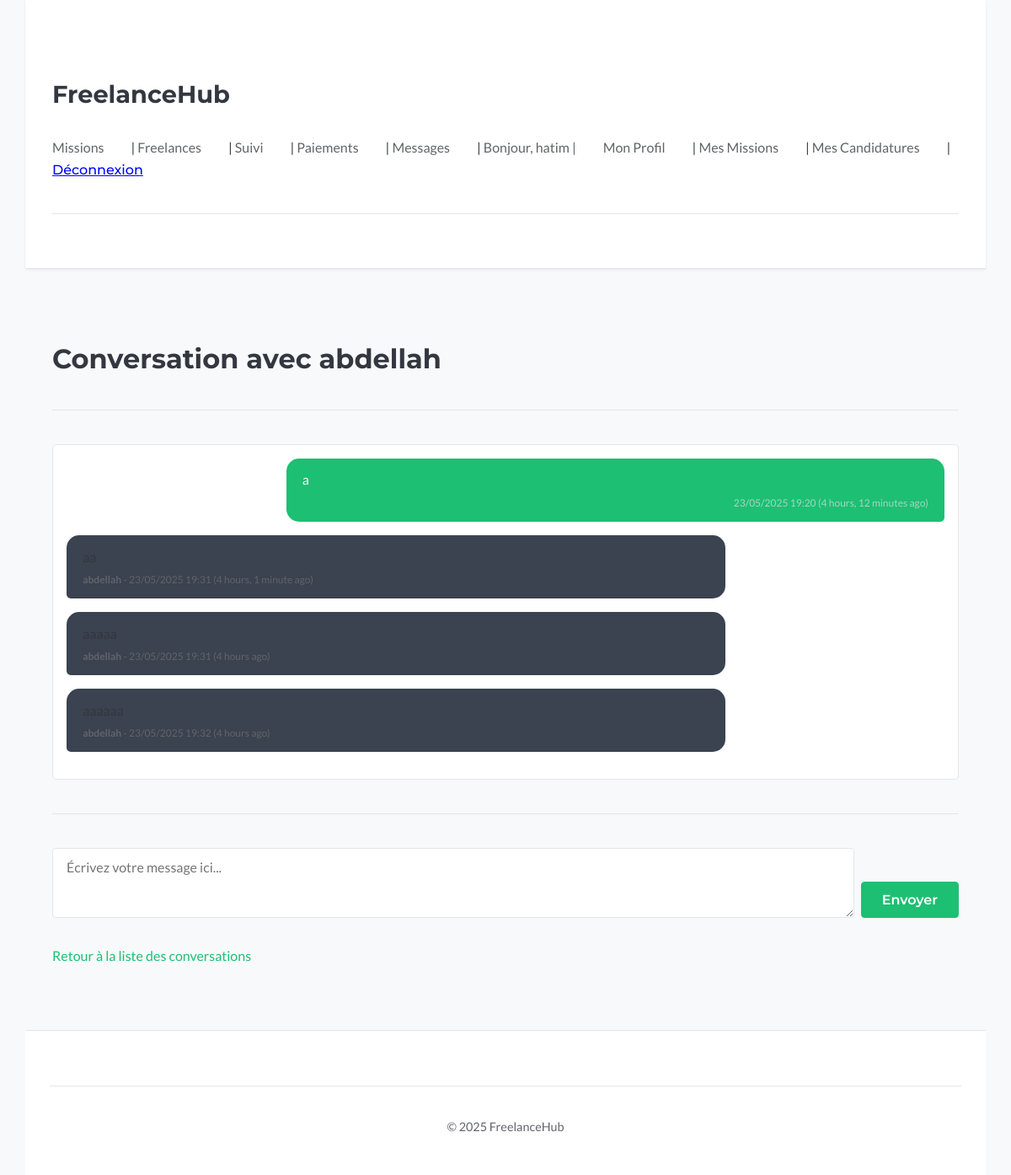
The page /messaging/conversation/8/ (signed in) on the database its author committed.
### messaging/models.py (models this page shows, shortened)
class Message(models.Model):
    conversation = models.ForeignKey(
        Conversation,
        on_delete=models.CASCADE, # Si la conversation est supprimée, les messages aussi
        related_name='messages',
        verbose_name="Conversation"
    )
    auteur = models.ForeignKey(
        settings.AUTH_USER_MODEL,
        on_delete=models.CASCADE, # Si l'auteur est supprimé, ses messages aussi (ou SET_NULL ?)
        related_name='messages_envoyes',
        verbose_name="Auteur"
    )
    contenu = models.TextField(verbose_name="Contenu du message")
    timestamp = models.DateTimeField(auto_now_add=True, verbose_name="Date et heure d'envoi")
    class Meta:
        verbose_name = "Message"
        verbose_name_plural = "Messages"
        ordering = ['timestamp'] # Ordonner les messages du plus ancien au plus récent dans une conversation

### messaging/views.py (the view)
# urls.py: path('conversation/<int:pk>/', views.conversation_detail_view, name='detail'),
@login_required
def conversation_detail_view(request, pk): # <--- VÉRIFIEZ L'ORTHOGRAPHE ET L'EXISTENCE DE CETTE FONCTION
    conversation = get_object_or_404(Conversation, pk=pk, participants=request.user)
    messages_list = conversation.messages.all().order_by('timestamp')
    if request.method == 'POST':
        form = MessageForm(request.POST)
        if form.is_valid():
            message = form.save(commit=False)
            message.conversation = conversation
            message.auteur = request.user
            message.save()
            conversation.date_derniere_activite = timezone.now()
            conversation.save(update_fields=['date_derniere_activite'])
            return redirect('messaging:detail', pk=conversation.pk)
    else: # GET
        form = MessageForm()
    context = {
        'conversation': conversation,
        'messages_list': messages_list,
        'form': form,
    }
    return render(request, 'messaging/conversation_detail.html', context)

### messaging/forms.py
class MessageForm(forms.ModelForm):
    class Meta:
        model = Message
        fields = ['contenu'] # Seulement le champ pour écrire le message
        widgets = {
            'contenu': forms.Textarea(attrs={
                'rows': 3,
                'placeholder': 'Écrivez votre message ici...',
                'class': 'message-input' # Classe CSS pour le style
            }),
        }
        labels = {
            'contenu': '', # Pas besoin de label visible explicite pour un chat
        }

### messaging/templates/messaging/conversation_detail.html (shortened to what this page needs)
{% extends "base.html" %}
{% load static %}
{% block content %}
  <h2>
    Conversation avec
    {% for participant in conversation.participants.all %}
        {% if participant != user %}
            {{ participant.username }}
        {% endif %}
    {% endfor %}
  </h2>
  <hr>
  <div class="message-container" id="message-container">
    {% for message in messages_list %}
      <div class="message {% if message.auteur == user %}sent{% else %}received{% endif %}">
        <p class="message-content">{{ message.contenu|linebreaksbr }}</p>
        <span class="message-meta">
          {% if message.auteur != user %}<strong>{{ message.auteur.username }}</strong> - {% endif %}
          {{ message.timestamp|date:"d/m/Y H:i" }} ({{ message.timestamp|timesince }} ago)
        </span>
      </div>
    {% empty %}
      <p>Aucun message dans cette conversation. Envoyez le premier !</p>
    {% endfor %}
  </div>
  <hr>
  <form method="post" class="send-message-form">
    {{ form.contenu }}
    <button type="submit" class="button">Envoyer</button>
  </form>
  <p style="margin-top: 2em;"><a href="{% url 'messaging:list' %}">Retour à la liste des conversations</a></p>
{% endblock %}

### templates/base.html (shortened to what this page needs)
{% load static %}
<!doctype html>
<html lang="fr">
<head>
    <link rel="stylesheet" href="{% static 'css/style.css' %}">
</head>
<body>
    <header>
        <h1><a href="{% url 'home' %}">FreelanceHub</a></h1>
        <nav>
            <a href="{% url 'missions:list' %}">Missions</a> |
            <a href="{% url 'users:freelance_search' %}">Freelances</a> |
            {% if user.is_authenticated %}
                <a href="{% url 'missions:tracking_dashboard' %}">Suivi</a> |
                <a href="{% url 'payments:dashboard' %}">Paiements</a> |
                <a href="{% url 'messaging:list' %}">Messages</a> |
                <span>Bonjour, {{ user.username }} | </span>
                <a href="{% url 'users:profile' %}">Mon Profil</a> |
                <a href="{% url 'missions:my_missions' %}">Mes Missions</a> |
                <a href="{% url 'missions:my_applications' %}">Mes Candidatures</a> |
                <form action="{% url 'users:logout' %}" method="post" style="display: inline;">
                    <button type="submit" style="background:none; border:none; padding:0; color: blue; text-decoration:underline; cursor:pointer;">Déconnexion</button>
                </form>
            {% else %}
                <a href="{% url 'users:login' %}">Connexion</a> |
                <a href="{% url 'users:register' %}">Inscription</a>
            {% endif %}
        </nav>
        <hr>
    </header>
    <main>
        {% block content %}{% endblock %}
    </main>
    <footer>
        <hr>
        <p>© 2025 FreelanceHub</p>
    </footer>
</body>
</html>

### static/css/style.css (style rules this page uses)
:root { --bg-color: #f7f9fa; --surface-color: #ffffff; --text-color: #333740; --text-secondary: #62646a; --accent-color: #1dbf73; --accent-color-darker: #19a366; --border-color: #e4e5e7; --error-bg: #f8d7da; --error-text: #721c24; --error-border: #f5c6cb; --success-bg: #d4edda; --success-text: #155724; --success-border: #c3e6cb; --info-bg: #d1ecf1; --info-text: #0c5460; --info-border: #bee5eb; --font-primary: 'Lato', system-ui, -apple-system, BlinkMacSystemFont, 'Segoe UI', Roboto, Oxygen, Ubuntu, Cantarell, 'Open Sans', 'Helvetica Neue', sans-serif; --font-headings: 'Montserrat', system-ui, -apple-system, BlinkMacSystemFont, 'Segoe UI', Roboto, Oxygen, Ubuntu, Cantarell, 'Open Sans', 'Helvetica Neue', sans-serif; --shadow-sm: 0 1px 3px rgba(0, 0, 0, 0.08); --shadow-md: 0 3px 6px rgba(0, 0, 0, 0.1); --shadow-lg: 0 10px 20px rgba(0,0,0,0.12); --transition-speed: 0.25s; --transition-ease: ease-in-out; }
*, *::before, *::after { box-sizing: border-box; }
html { scroll-behavior: smooth; }
body { margin: 0; font-family: var(--font-primary); background-color: var(--bg-color); color: var(--text-color); line-height: 1.6; font-size: 16px; display: flex; flex-direction: column; min-height: 100vh; }
h1, h2, h3, h4, h5, h6 { font-family: var(--font-headings); font-weight: 700; margin-top: 1.5em; margin-bottom: 0.75em; color: var(--text-color); }
h1 { font-size: 2.5rem; line-height: 1.2; }
h2 { font-size: 2rem; line-height: 1.2; }
p { margin-bottom: 1.2em; }
a { color: var(--accent-color); text-decoration: none; transition: color var(--transition-speed) var(--transition-ease); }
hr { border: none; border-top: 1px solid var(--border-color); margin: 2.5em 0; }
header, main, footer { width: 100%; max-width: 1140px; margin-left: auto; margin-right: auto; padding: 1.5em 2em; }
main { flex-grow: 1; padding-top: 2.5em; padding-bottom: 3.5em; }
header { background-color: var(--surface-color); padding-top: 1.5em; padding-bottom: 1.5em; border-bottom: 1px solid var(--border-color); box-shadow: var(--shadow-sm); }
header h1 a { color: var(--text-color); text-decoration: none; font-weight: 700; font-size: 1.8rem; }
header nav { margin-top: 1em; font-size: 1rem; }
header nav a, header nav span { margin-right: 1.8em; color: var(--text-secondary); font-weight: 500; }
header nav form button { color: var(--text-secondary); font-size: inherit; font-weight: 500; background: none; border: none; padding: 0; cursor: pointer; }
form { margin-top: 1.5em; }
input[type="text"], input[type="email"], input[type="password"], input[type="url"], input[type="number"], input[type="date"], textarea, select { display: block; width: 100%; padding: 0.75em 1em; font-family: var(--font-primary); font-size: 1rem; color: var(--text-color); background-color: var(--surface-color); border: 1px solid var(--border-color); border-radius: 4px; transition: border-color var(--transition-speed) var(--transition-ease), box-shadow var(--transition-speed) var(--transition-ease); }
textarea { min-height: 120px; resize: vertical; }
button, input[type="submit"], a.button { display: inline-block; padding: 0.75em 1.75em; font-family: var(--font-headings); font-size: 1rem; font-weight: 600; text-align: center; text-decoration: none; color: #ffffff; background-color: var(--accent-color); border: 1px solid var(--accent-color); border-radius: 4px; cursor: pointer; transition: background-color var(--transition-speed) var(--transition-ease), border-color var(--transition-speed) var(--transition-ease), transform var(--transition-speed) var(--transition-ease), box-shadow var(--transition-speed) var(--transition-ease); }
main { animation: fadeInUp 0.5s var(--transition-ease) 0.1s forwards; }
footer { margin-top: auto; padding-top: 2em; padding-bottom: 2em; text-align: center; font-size: 0.9rem; color: var(--text-secondary); border-top: 1px solid var(--border-color); background-color: var(--surface-color); }

### rows shown on the page
Message: contenu "a", timestamp "23/05/2025 19:20", timestamp "4 hours, 12 minutes"
Message: auteur.username "abdellah", timestamp "23/05/2025 19:31", timestamp "4 hours, 1 minute"
Message: auteur.username "abdellah", timestamp "23/05/2025 19:31", timestamp "4 hours"
Message: auteur.username "abdellah", timestamp "23/05/2025 19:32", timestamp "4 hours"

### other values the page prints
{{ user.username }} "hatim"
{{ participant.username }} "abdellah"
